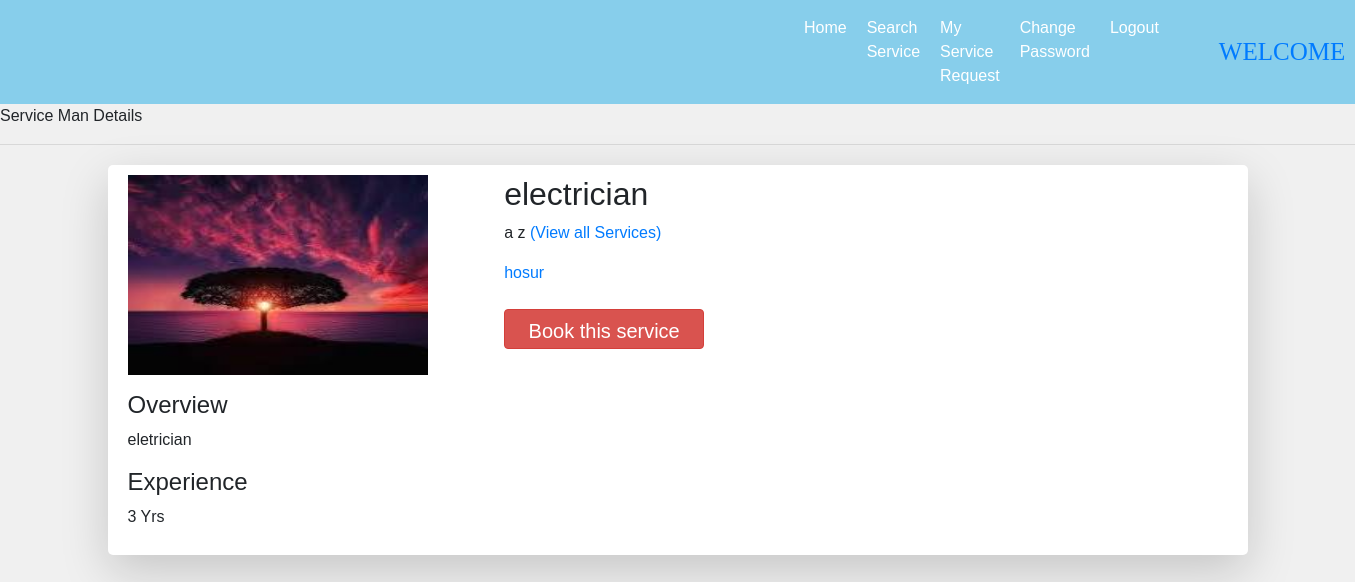
The app's page /service_detail/4 with its own data.
### servicefinder/models.py (models this page shows, shortened)
class Service(models.Model):
    provider = models.ForeignKey(Provider, on_delete=models.CASCADE, null=True)
    service_name = models.CharField(max_length=15, null=True)
    experience = models.CharField(max_length=15, null=True)
    location = models.CharField(max_length=150, null=True)
    description = models.CharField(max_length=200, null=True)

class Provider(models.Model):
    user = models.ForeignKey(User, on_delete=models.CASCADE, null=True)
    mobile = models.CharField(max_length=15, null=True)
    image = models.FileField(null=True)
    gender = models.CharField(max_length=15, null=True)
    type = models.CharField(max_length=15, null=True)
    status = models.CharField(max_length=15, null=True)

### servicefinder/views.py (the view)
# urls.py: path('service_detail/<int:pid>',service_detail, name='service_detail'),
def service_detail(request,pid):
    service = Service.objects.get(id=pid)
    d = {'service': service}
    return render(request, 'service_detail.html', d)

### servicefinder/templates/service_detail.html (shortened to what this page needs)
{% load static %}
{% block body %}
{% include 'user_navigation.html' %}
<!DOCTYPE html>
<html lang="en">
<head>
    <link rel="stylesheet" href="https://cdn.datatables.net/1.11.5/css/jquery.dataTables.css">
</head>
<body>
<marquee>Service Man Details</marquee>
<hr>
<div class="container shadow-lg py-2 mb-2">
    <div class="row">
        <div class="col-md-4">
            <img src="{{ service.provider.image.url }}" style="width: 300px; height: 200px;">
        </div>
        <div class="col-md-6">
            <h2>{{ service.service_name }}</h2>
            <p>{{ service.provider.user.first_name }} {{ service.provider.user.last_name }} <em></em> <a href="{% url 'search_service' %}">(View all Services)</a></p>
            <a href="#" class="fa fa-calendar mr-2">{{ service.location }}</a>
            <br>
            <div class="mt-4">
                <a href="{% url 'apply_service' service.id %}" class="btn btn-danger">Book this service</a>
            </div>
        </div>
    </div>
    <div class="mt-3">
        <h4>Overview</h4>
        <p>{{ service.description }}</p>
        <h4>Experience</h4>
        <p>{{ service.experience }} Yrs</p>
    </div>
</div>
</body>
</html>
{% endblock %}

### servicefinder/templates/service_detail.html (style rules this page uses)
body { font-family: Arial, sans-serif; background-color: #f0f0f0; }
.container { margin-top: 20px; background-color: #fff; padding: 20px; border-radius: 5px; box-shadow: 0 0 10px rgba(0, 0, 0, 0.1); }
.shadow-lg { box-shadow: 0 0 20px rgba(0, 0, 0, 0.2); }
.py-2 { padding-top: 10px !important; padding-bottom: 10px !important; }
.mb-2 { margin-bottom: 20px !important; }
.btn-danger { background-color: #d9534f; border-color: #d43f3a; color: #fff; font-size: 20px; width: 200px; height: 40px; }

### records on screen
Service: provider.image (picture), service_name "electrician", provider.user.first_name "a", provider.user.last_name "z", location "hosur", description "eletrician", experience "3"
